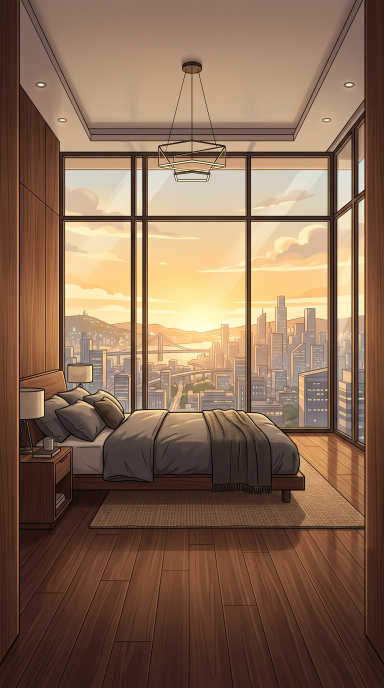
#> input picture showreel/celebrity_pov/assets/bedroom.png, 768 x 1376 px (shown at 1/2 size); its folder holds 3 pictures in this run
$ python render.py
#> lines starting #> are read from the running program, lines starting #| are printed output that depends on the picture
"""Original, no-stock illustrated 2.5D test: animated articulated character + layered scenes.
The backgrounds are generated plates, not stock footage. All figure, prop, camera,
typography and score animation is rendered frame-by-frame as a function of time.
"""
from pathlib import Path
import argparse,math,subprocess,tempfile,wave
import numpy as np
from PIL import Image,ImageDraw,ImageFont,ImageFilter
import imageio_ffmpeg
ROOT=Path(__file__).resolve().parent
W,H,FPS,DUR=540,960,30,60
FONT='/usr/share/fonts/truetype/dejavu/DejaVuSans-Bold.ttf'
FONTREG='/usr/share/fonts/truetype/dejavu/DejaVuSans.ttf'
F={n:ImageFont.truetype(FONT,n) for n in (14,16,20,25,29,34,40,47,54)}
FR=ImageFont.truetype(FONTREG,15)
BG={n:Image.open(ROOT/'assets'/f'{n}.png').convert('RGB').resize((570,1014),Image.Resampling.LANCZOS) for n in ('bedroom','training','public')}
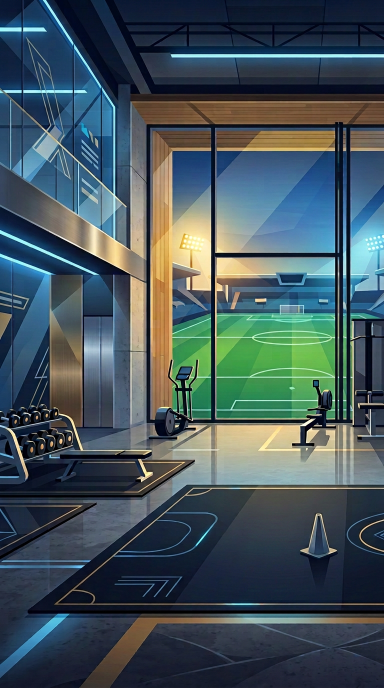
#> input picture showreel/celebrity_pov/assets/training.png, 768 x 1376 px (shown at 1/2 size)
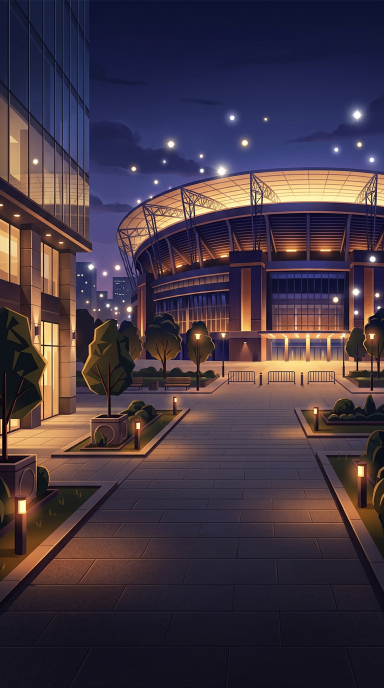
#> input picture showreel/celebrity_pov/assets/public.png, 768 x 1376 px (shown at 1/2 size)
#> BG = 3 items
# Times are aligned with separately generated voice clips, not guessed from playback.
START=[.35,8.0,16.2,24.15,33.6,41.85,51.0]
SCENES=[0,7.7,15.9,24,33.4,41.7,50.9,60]
SUBS=[
(0.4,3.7,'YOU WAKE UP AS','CRISTIANO RONALDO.'),(3.7,7.1,'THE VIEW IS INCREDIBLE.','BUT THERE’S MORE.'),
(8,11.1,'BREAKFAST FUELS','THE DAY AHEAD.'),(11.1,15.2,'LOOKING LIKE A CHAMPION','IS ONE THING...'),
(16.2,19.6,'ON THE TRAINING PITCH,','EVERY TOUCH MATTERS.'),(19.6,23.6,'STRENGTH. MOVEMENT.','SKILL.'),
(24.15,27.2,'NOW YOU STEP OUTSIDE.','FANS RECOGNIZE YOU.'),(27.2,32.8,'A QUICK TRIP BECOMES','CAMERAS AND CROWDS.'),
(33.6,37.0,'THE SPOTLIGHT OPENS','DOORS...'),(37,40.9,'BUT PRIVATE MOMENTS','GET HARDER TO FIND.'),
(41.85,45.5,'AFTER THE NOISE,','TIME TO RECOVER.'),(45.5,50.2,'AND BE CLOSE TO','THE PEOPLE YOU LOVE.'),
(51,54.2,'LUXURY. DISCIPLINE.','ATTENTION.'),(54.2,59,'WOULD YOU TAKE','THIS LIFE FOR A DAY?')]
HEAD=[('POV: YOU ARE','RONALDO'),('FIRST','FUEL'),('THE WORK','BEHIND IT'),('FAME','FOLLOWS YOU'),('THE PRICE','OF FAME'),('TIME TO','RECOVER'),('ONE DAY','AS RONALDO')]
def mix(a,b,t):return a+(b-a)*max(0,min(1,t))
def smooth(x):x=max(0,min(1,x));return x*x*(3-2*x)
def line(d,pts,color,width):
 d.line(pts,fill=color,width=width,joint='curve')
 for x,y in pts:d.ellipse((x-width/2,y-width/2,x+width/2,y+width/2),fill=color)
# [36 lines left out: function draw_person, not called in this run]
def textcenter(d,xy,text,font,fill,stroke=0):
 d.text(xy,text,font=font,fill=fill,anchor='mm',stroke_width=stroke,stroke_fill=(7,15,26,230))
# [61 lines left out: functions background, scene, audio_bed, not called in this run]
def main():
 ap=argparse.ArgumentParser();ap.add_argument('--output',default='deliverables/monarch-celebrity-pov-test.mp4');ap.add_argument('--stills',action='store_true');args=ap.parse_args()
 if args.stills:
  for t in (1.5,9.5,18.5,27,36,45,54):scene(t).save(ROOT/f'qa-{t}.jpg',quality=90)
  return
 ff=imageio_ffmpeg.get_ffmpeg_exe();out=Path(args.output);out.parent.mkdir(parents=True,exist_ok=True)
 with tempfile.TemporaryDirectory() as td:
  tmp=Path(td);vid=tmp/'picture.mp4';bed=tmp/'score.wav';audio_bed(bed)
  cmd=[ff,'-y','-v','error','-f','rawvideo','-pix_fmt','rgb24','-s',f'{W}x{H}','-r',str(FPS),'-i','-','-an','-c:v','libx264','-preset','veryfast','-crf','19','-pix_fmt','yuv420p',str(vid)]
  p=subprocess.Popen(cmd,stdin=subprocess.PIPE)
  for f in range(FPS*DUR):
   p.stdin.write(scene(f/FPS).tobytes())
   if f%150==0:print('render',f,'/',FPS*DUR,flush=True)
  p.stdin.close()
  if p.wait():raise RuntimeError('Video encoding failed')
  ins=[]
  for i in range(1,8):ins+=['-i',str(ROOT/'audio'/f'{i:02}.wav')]
  filters=[]
  for i,at in enumerate(START,1):filters.append(f'[{i}:a]aresample=48000,adelay={int(at*1000)}:all=1,volume=1.0[v{i}]')
  filters.append('[8:a]volume=0.55[m]');filters.append(''.join(f'[v{i}]' for i in range(1,8))+'[m]amix=inputs=8:duration=longest:normalize=0,highpass=f=35,loudnorm=I=-14:TP=-1.5:LRA=7,aresample=48000[a]')
  subprocess.run([ff,'-y','-v','error','-i',str(vid),*ins,'-i',str(bed),'-filter_complex',';'.join(filters),'-map','0:v','-map','[a]','-t','60','-c:v','copy','-c:a','aac','-b:a','160k','-movflags','+faststart',str(out)],check=True)
if __name__=='__main__':main()
#> (the call stopped at in main, `ff=imageio_ffmpeg.get_ffmpeg_exe();out=Path(args.output);out.parent.mk..`: imageio_ffmpeg is not available in this run)
